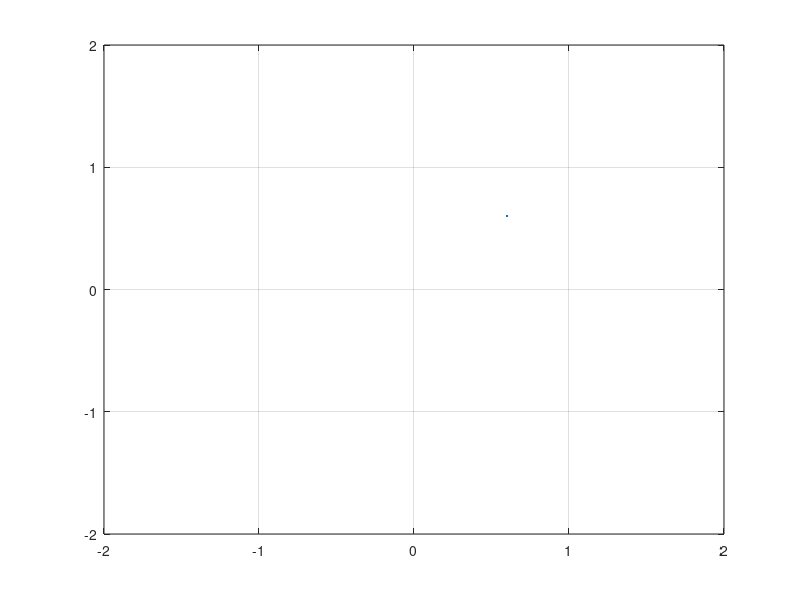

The MATLAB source for this figure:

% Set up parameters and signals
centerFreq = 2.42e9;
fRef = 80e3;
sampleRate = 4*fRef;
s1 = exp(1j*2*pi*20e3*[0:10000-1]'/sampleRate);  % 20 kHz
s2 = exp(1j*2*pi*40e3*[0:10000-1]'/sampleRate);  % 40 kHz
s3 = exp(1j*2*pi*fRef*[0:10000-1]'/sampleRate);  % 80 kHz
s=(s3);
s = 0.6*s/max(abs(s)); % Scale signal to avoid clipping in the time domain

% Graph
cos_part=real(s);
sin_part=imag(s);

s_re=real(s);
s_im=imag(s);
%stem((s(1:12:end)))
plot(s_re(1:12:end-12),s_im(6:12:end),'.')
xlim([-2 2])
ylim([-2 2])
grid on